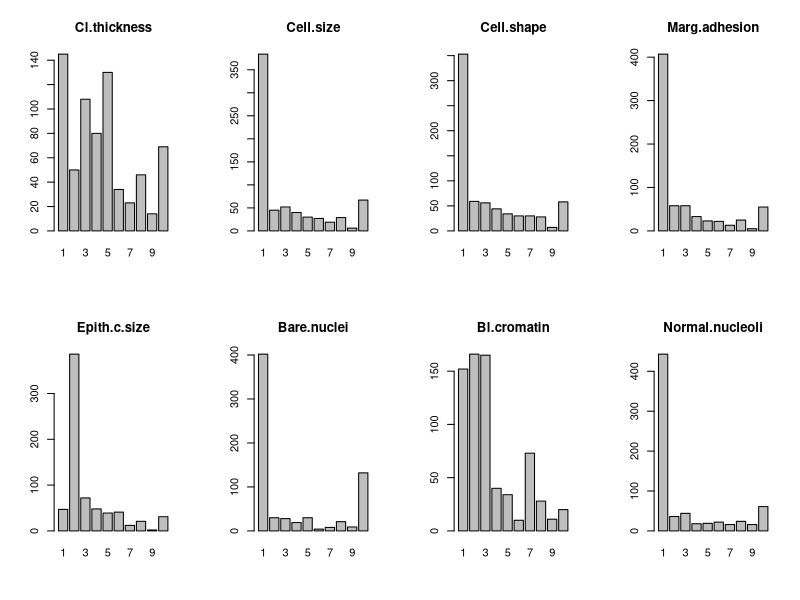
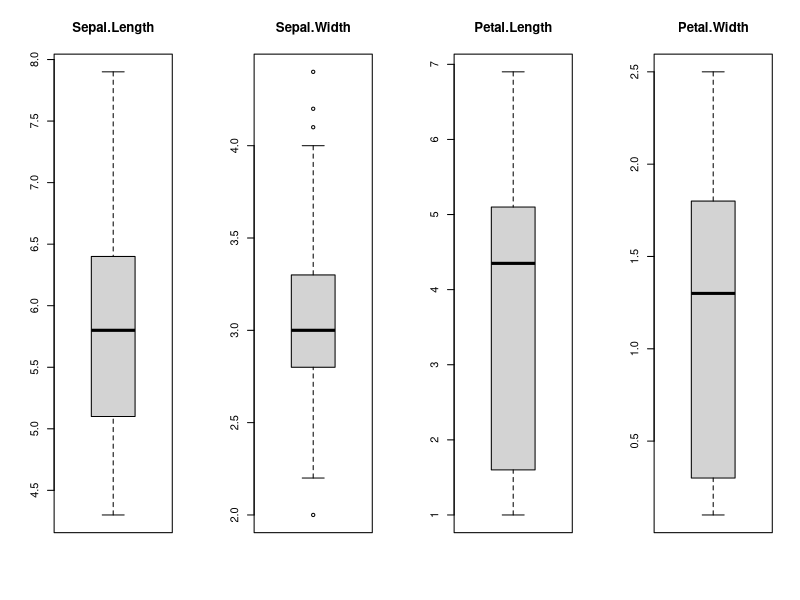
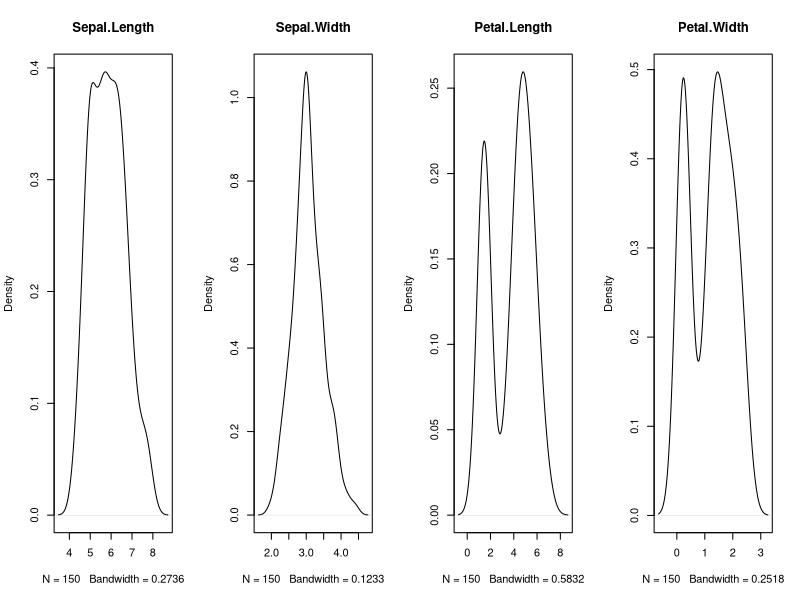
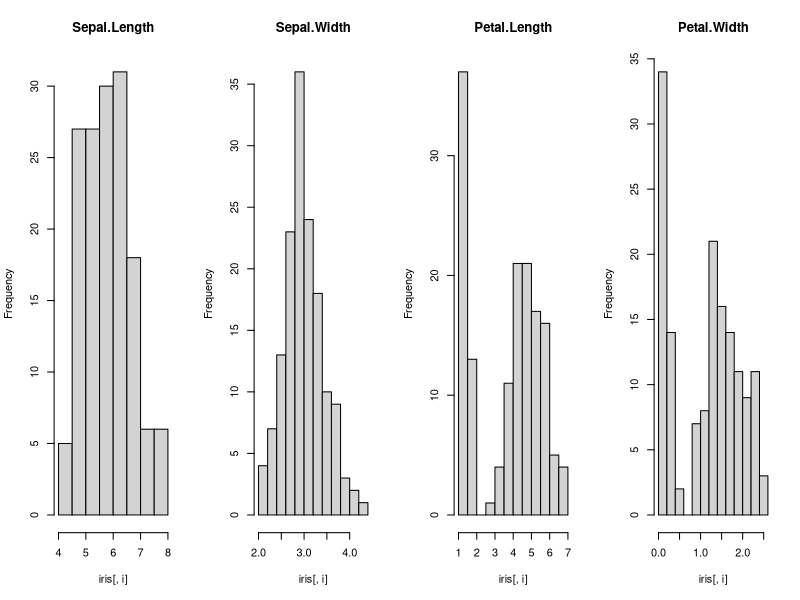
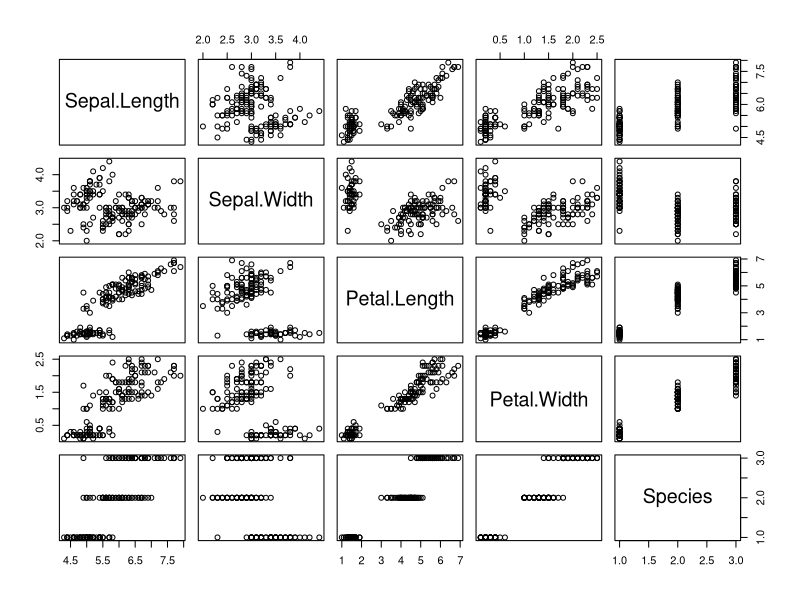
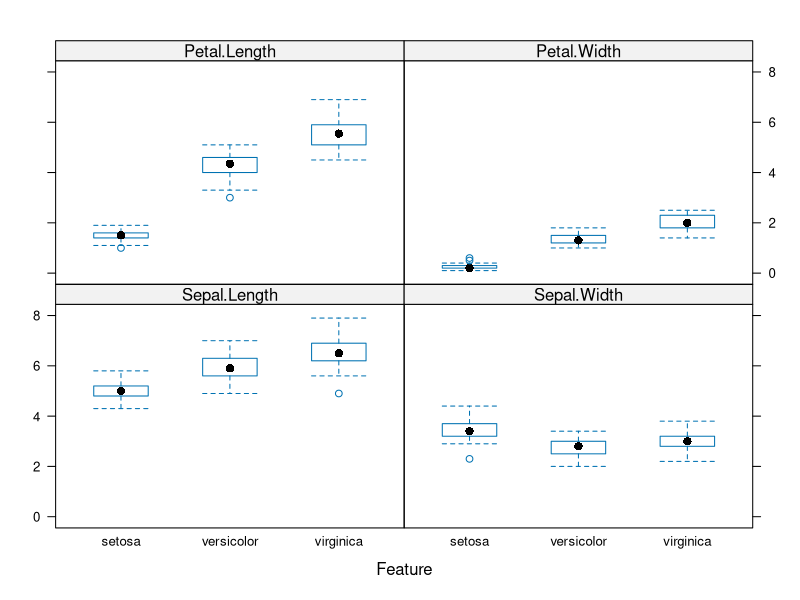
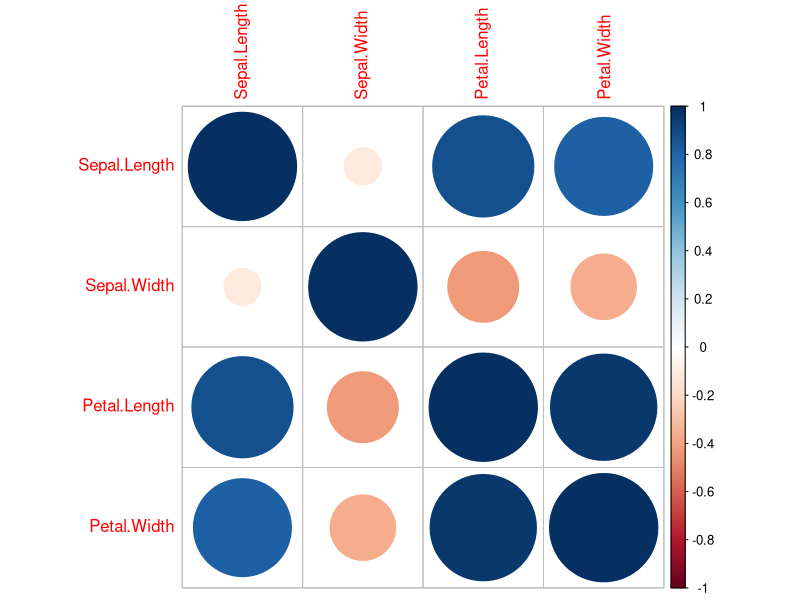
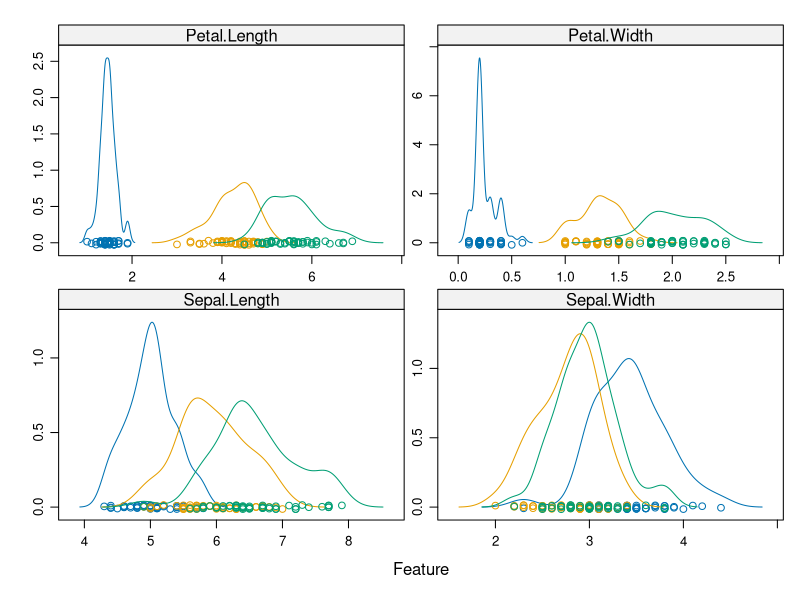

The R script that drew these images, in order:
###########################################
###########################################
###### ANALYZE DATA - VISUALIZE DATA ######
###########################################
###########################################


########################
########################
###### UNIVARIATE ######
########################
########################

#######################################
###### Univariate - Plot Factor #######
#######################################

# load the library
library(mlbench)
# load the dataset
data(BreastCancer)
# create a bar plot of each categorical attribute
par(mfrow=c(2,4))
for(i in 2:9) {
  counts <- table(BreastCancer[,i])
  name <- names(BreastCancer)[i]
  barplot(counts, main=name)
}



#################################################
###### Univariate - Box And Whisker Plots #######
#################################################

# load dataset
data(iris)
# Create separate boxplots for each attribute
par(mfrow=c(1,4))
for(i in 1:4) {
  boxplot(iris[,i], main=names(iris)[i])
}



#########################################
###### Univariate - Density Plots #######
#########################################

# load libraries
library(lattice)
# load dataset
data(iris)
# create a panel of simpler density plots by attribute
par(mfrow=c(1,4))
for(i in 1:4) {
  plot(density(iris[,i]), main=names(iris)[i])
}



######################################
###### Univariate - Histograms #######
######################################

# load the data
data(iris)
# create histograms for each attribute
par(mfrow=c(1,4))
for(i in 1:4) {
  hist(iris[,i], main=names(iris)[i])
}


###########################################
###### Univariate - Reset Par Mfrow #######
##########################################

# to reset par mfrow:
dev.off()
# or
# par(mfrow=c(1,1))



##########################
##########################
###### MULTIVARIATE ######
##########################
##########################

################################################
###### Multivariate - Scatterplot Matrix #######
################################################
# Multivariate 

# load the data
data(iris)
# pair-wise scatterplots of all 4 attributes
pairs(iris)


############################################################
###### Multivariate - Create a box and whisker plots #######
######     for each variable organized by class      #######
############################################################

# load the caret library
library(caret)
# load the iris dataset
data(iris)
# box and whisker plots for each attribute by class value
x <- iris[,1:4]
y <- iris[,5]
featurePlot(x=x, y=y, plot="box")



##############################################
###### Multivariate - Correlation Plot #######
##############################################

# load library
library(corrplot)
# load the data
data(iris)
# calculate correlations
correlations <- cor(iris[,1:4])
# create correlation plot
corrplot(correlations, method="circle")



#######################################################
###### Multivariate - Create a density plot for #######
######     each variable-class combination.     #######
#######################################################

# load the library
library(caret)
# load the data
data(iris)
# density plots for each attribute by class value
x <- iris[,1:4]
y <- iris[,5]
scales <- list(x=list(relation="free"), y=list(relation="free"))
featurePlot(x=x, y=y, plot="density", scales=scales)




#########################################################
###### Multivariate - Scatterplot Matrix By Class #######
#########################################################

# load the data
data(iris)
# pair-wise scatterplots colored by class
pairs(Species~., data=iris, col=iris$Species)
plot(iris[,1:4], col=iris[,5])